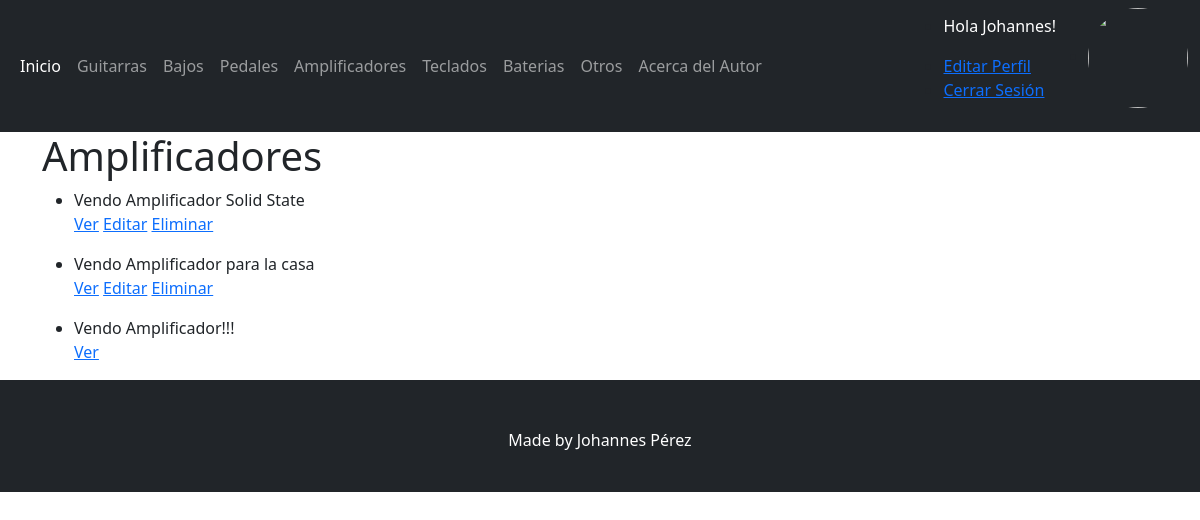
The app's page /listaAmplificadores/ (signed in) with its own data.
### Base/models.py (models this page shows, shortened)
class Instrumento(models.Model):
    instrumentoSeleccion = (
    ('guitarra','Guitarra'),
    ('bajo', 'Bajo'),
    ('pedal','Pedal'),
    ('bateria','Bateria'),
    ('teclado','Teclado'),
    ('amplificador','Amplificador'),
    ('otro', 'Otro'),
    )
    usuario = models.ForeignKey(User, on_delete=models.CASCADE, null=True, blank=True)
    titulo = models.CharField(max_length=200)
    instrumento = models.CharField(max_length=15, choices=instrumentoSeleccion, default='guitarra')
    marca = models.CharField(max_length=40)
    modelo = models.CharField(max_length=40)
    descripcion = models.TextField(null=True, blank=True)
    year = models.IntegerField()
    precio = models.DecimalField(max_digits=10, decimal_places=2)
    fechaPublicacion = models.DateTimeField(auto_now_add=True)
    telefonoContacto = models.IntegerField()
    emailContacto = models.EmailField()
    imagenInstrumento = models.ImageField(null=True, blank=True, upload_to="imagenes/")

### Base/views.py (the view)
# urls.py: path('listaAmplificadores/', AmplificadorLista.as_view(), name='amplificadores'),
class AmplificadorLista(LoginRequiredMixin, ListView):
    context_object_name = 'amplificadores'
    queryset = Instrumento.objects.filter(instrumento__startswith='amplificador')
    template_name = 'Base/listaAmplificadores.html'

### Base/templates/Base/listaAmplificadores.html
{% extends 'Base/home.html' %}
{% block content %}
<div class="container">
<h1>Amplificadores</h1>
</div>
<div class="container">
{% for amplificador in amplificadores %}
<ul>
    <li>{{amplificador.titulo}}</li>
    <a href="{% url 'amplificador' amplificador.id %}">Ver</a>
    {% if user.id == amplificador.usuario.id %}
    <a href="{% url 'amplificador_editar' amplificador.id %}">Editar</a>
    <a href="{% url 'amplificador_eliminar' amplificador.id %}">Eliminar</a>
    {% endif %}
</ul>
{% endfor %}
</div>
{% endblock %}

### Base/templates/Base/home.html (shortened to what this page needs)
<!DOCTYPE html>
<html lang="en">
<head>
    <link href="https://cdn.jsdelivr.net/npm/bootstrap@5.1.3/dist/css/bootstrap.min.css" rel="stylesheet">
    <link rel="stylesheet" href="https://cdnjs.cloudflare.com/ajax/libs/font-awesome/6.1.1/css/all.min.css">
</head>
<body>
    <nav class="navbar navbar-expand-lg navbar-dark bg-dark">
        <div class="container-fluid">
          <div class="collapse navbar-collapse" id="navbarSupportedContent">
            <ul class="navbar-nav me-auto mb-2 mb-lg-0">
              <li class="nav-item">
                <a class="nav-link active" aria-current="page" href="{% url 'home' %}">Inicio</a>
              </li>
              <li class="nav-item">
                <a class="nav-link" href="{% url 'guitarras' %}">Guitarras</a>
              </li>
              <li class="nav-item">
                <a class="nav-link" href="{% url 'bajos' %}">Bajos</a>
              </li>
              <li class="nav-item">
                <a class="nav-link" href="{% url 'pedales' %}">Pedales</a>
              </li>
              <li class="nav-item">
                <a class="nav-link" href="{% url 'amplificadores' %}">Amplificadores</a>
              </li>
              <li class="nav-item">
                <a class="nav-link" href="{% url 'teclados' %}">Teclados</a>
              </li>
              <li class="nav-item">
                <a class="nav-link" href="{% url 'baterias' %}">Baterias</a>
              </li>
              <li class="nav-item">
                <a class="nav-link" href="{% url 'otros' %}">Otros</a>
              </li>
              <li class="nav-item">
                <a class="nav-link" href="{% url 'acerca_de_mi' %}">Acerca del Autor</a>
              </li>
            </ul>
            {% if request.user.is_authenticated %}
            <ul>
              <li>
                <p style="color: white"> Hola {{request.user.first_name}}!</p>
              </li>
              <li>
                <a href="{% url 'editar_perfil' %}">Editar Perfil</a>
              </li>
              <li>
                <a href="{% url 'logout' %}">Cerrar Sesión</a>
              </li>
            </ul>
            <ul>
              <li>
                <img class="rounded-circle" src="{{request.user.avatar.imagenAvatar.url}}" width=100 height=100 alt="">
              </li>
            </ul>
            {% endif %}
          </div>
        </div>
      </nav>
      {% block content %}{% endblock %}
      <footer class="bg-dark text-white pt-5 pb-4">
            <div class="container text-center">
                <p>Made by Johannes Pérez</p>
            </div>
      </footer>
</body>
</html>

### records on screen
Instrumento: titulo "Vendo Amplificador Solid State", shows "Editar"
Instrumento: titulo "Vendo Amplificador para la casa", shows "Editar"
Instrumento: titulo "Vendo Amplificador!!!"

### other values on screen
{{ request.user.first_name }} "Johannes"
